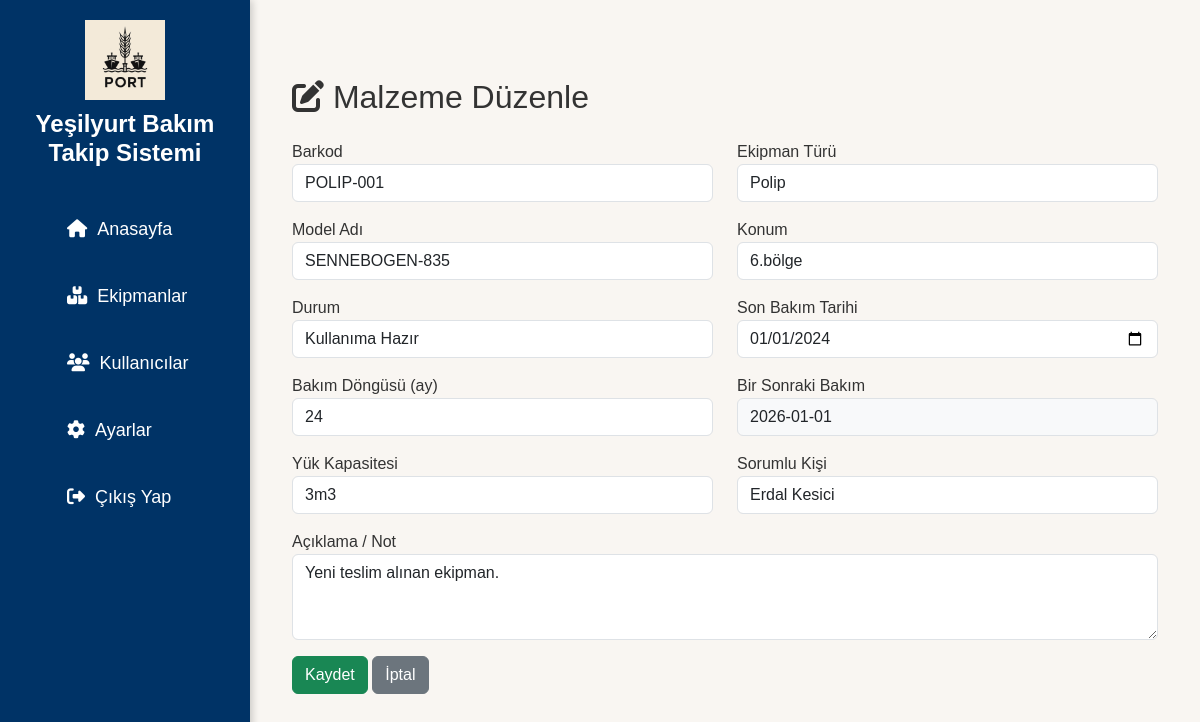
/edit/1 (signed in), run on the app's committed database.
### app/models.py (models this page shows)
class Parca(db.Model):
    __tablename__ = 'parcalar'
    id = db.Column(db.Integer, primary_key=True)
    barcode = db.Column(db.String(100), unique=True, nullable=False)
    ekipman_turu = db.Column(db.String(100), nullable=False)
    model_adi = db.Column(db.String(100), nullable=False)
    konum = db.Column(db.String(100), nullable=False)
    durum = db.Column(db.String(50), nullable=False)
    bir_sonraki_bakim = db.Column(db.Date, nullable=True)
    son_bakim_tarihi = db.Column(db.Date, nullable=True)
    bakim_dongusu = db.Column(db.String(50), nullable=True)
    bakim_durum = db.Column(db.String(50), nullable=True)  # ✅ تمت إضافته
    notlar = db.Column(db.Text, nullable=True)              # ✅ تمت إضافته
    kisa_aciklama = db.Column(db.Text, nullable=True)
    yuk_kapasitesi = db.Column(db.String(50), nullable=True)
    sorumlu_kisi = db.Column(db.String(100), nullable=True)
    created_at = db.Column(db.DateTime, default=datetime.utcnow)
    bakim_kayitlari = db.relationship('BakimKaydi', backref='parca', lazy=True)

### app/routes.py (the view, shortened to what this page needs)
@main.route('/edit/<int:parca_id>', methods=['GET', 'POST'])
@login_required
def edit(parca_id):
    parca = Parca.query.get_or_404(parca_id)
    return render_template('edit.html', parca=parca)

### app/__init__.py (called while the page is built)
def create_app():
    app = Flask(__name__)
    app.config.from_object('config.Config')
    db.init_app(app)
    login_manager.init_app(app)
    migrate.init_app(app, db)  # ✅ جديد
    login_manager.login_view = 'auth.login'
    @login_manager.user_loader
    def load_user(user_id):
        return User.query.get(int(user_id))
    app.register_blueprint(main)
    app.register_blueprint(auth)
    app.register_blueprint(api)  # ✅ API
    return app

### app/templates/edit.html (shortened to what this page needs)
{% extends 'layout.html' %}
{% block content %}
<div class="container mt-5">
  <h2 class="mb-4"><i class="fas fa-edit"></i> Malzeme Düzenle</h2>
  <form method="POST">
    <div class="row">
      <div class="col-md-6 mb-3">
        <label for="barcode">Barkod</label>
        <input type="text" class="form-control" name="barcode" value="{{ parca.barcode }}" required>
      </div>
      <div class="col-md-6 mb-3">
        <label for="ekipman_turu">Ekipman Türü</label>
        <input type="text" class="form-control" name="ekipman_turu" value="{{ parca.ekipman_turu }}" required>
      </div>
      <div class="col-md-6 mb-3">
        <label for="model_adi">Model Adı</label>
        <input type="text" class="form-control" name="model_adi" value="{{ parca.model_adi }}" required>
      </div>
      <div class="col-md-6 mb-3">
        <label for="konum">Konum</label>
        <input type="text" class="form-control" name="konum" value="{{ parca.konum }}" required>
      </div>
      <div class="col-md-6 mb-3">
        <label for="durum">Durum</label>
        <select class="form-control" name="durum" required>
          <option value="Kullanıma hazır" {% if parca.durum == 'Kullanıma hazır' %}selected{% endif %}>Kullanıma Hazır</option>
        </select>
      </div>
      <div class="col-md-6 mb-3">
        <label for="son_bakim_tarihi">Son Bakım Tarihi</label>
        <input type="date" class="form-control" name="son_bakim_tarihi" value="{{ parca.son_bakim_tarihi }}">
      </div>
      <div class="col-md-6 mb-3">
        <label for="bakim_dongusu">Bakım Döngüsü (ay)</label>
        <input type="number" class="form-control" name="bakim_dongusu" value="{{ parca.bakim_dongusu }}" placeholder="Örn: 1, 3, 6" min="1">
      </div>
      <div class="col-md-6 mb-3">
        <label for="bir_sonraki_bakim">Bir Sonraki Bakım</label>
        <input type="text" class="form-control bg-light" value="{{ parca.bir_sonraki_bakim.strftime('%Y-%m-%d') if parca.bir_sonraki_bakim else '' }}" readonly>
      </div>
      <div class="col-md-6 mb-3">
        <label for="yuk_kapasitesi">Yük Kapasitesi</label>
        <input type="text" class="form-control" name="yuk_kapasitesi" value="{{ parca.yuk_kapasitesi }}">
      </div>
      <div class="col-md-6 mb-3">
        <label for="sorumlu_kisi">Sorumlu Kişi</label>
        <input type="text" class="form-control" name="sorumlu_kisi" value="{{ parca.sorumlu_kisi }}">
      </div>
      <div class="col-12 mb-3">
        <label for="kisa_aciklama">Açıklama / Not</label>
        <textarea class="form-control" name="kisa_aciklama" rows="3">{{ parca.kisa_aciklama }}</textarea>
      </div>
    </div>
    <button type="submit" class="btn btn-success">Kaydet</button>
    <a href="{{ url_for('main.detail', parca_id=parca.id) }}" class="btn btn-secondary">İptal</a>
  </form>
</div>
{% endblock %}

### app/static/css/style.css (style rules this page uses)
* { margin: 0; padding: 0; box-sizing: border-box; }
body { font-family: 'Poppins', sans-serif; background-color: #f3f6fa; color: #333; }
body { background-color: #f9f6f2; }

### data on the page
Parca: barcode "POLIP-001", ekipman_turu "Polip", model_adi "SENNEBOGEN-835", konum "6.bölge", durum "Kullanıma Hazır", son_bakim_tarihi "01/01/2024", bakim_dongusu "24", bir_sonraki_bakim "2026-01-01", yuk_kapasitesi "3m3", sorumlu_kisi "Erdal Kesici", kisa_aciklama "Yeni teslim alınan ekipman."
